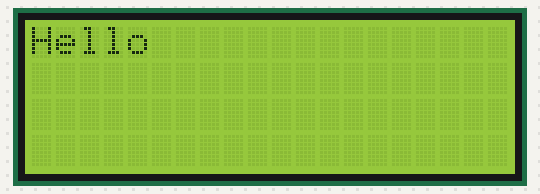
The sketch below on a simulated Arduino Uno, built with avr-gcc and run on an emulated ATmega328P. On the bench: 20×4 character LCD.

Above: at 0.1 s.
At 1.1 s:
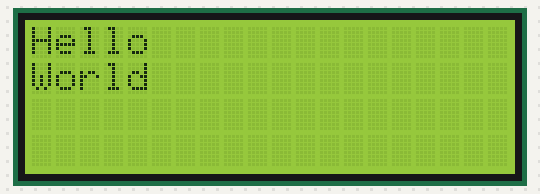

Measured:
- by itself, everything shown: repeats every 2.0 s, in 3 steps
- what the display in image 1 shows lasts 1.0 s, from 1.1 s to 2.1 s

The sketch:

lcdWrite.ino
```cpp
#include <Wire.h>
#include <LiquidCrystal_I2C.h>

LiquidCrystal_I2C lcd(0x27,20,4); //Addr: 0x3F, 20 chars & 4 lines

void setup()
{
lcd.init();
lcd.backlight();
lcd.setCursor(0, 0);
}
void loop()
{
  lcd.print("Hello ");
  delay(1000);
  lcd.setCursor(0,1);
  lcd.print("World");
  delay(1000);
  lcd.clear();
}
```
